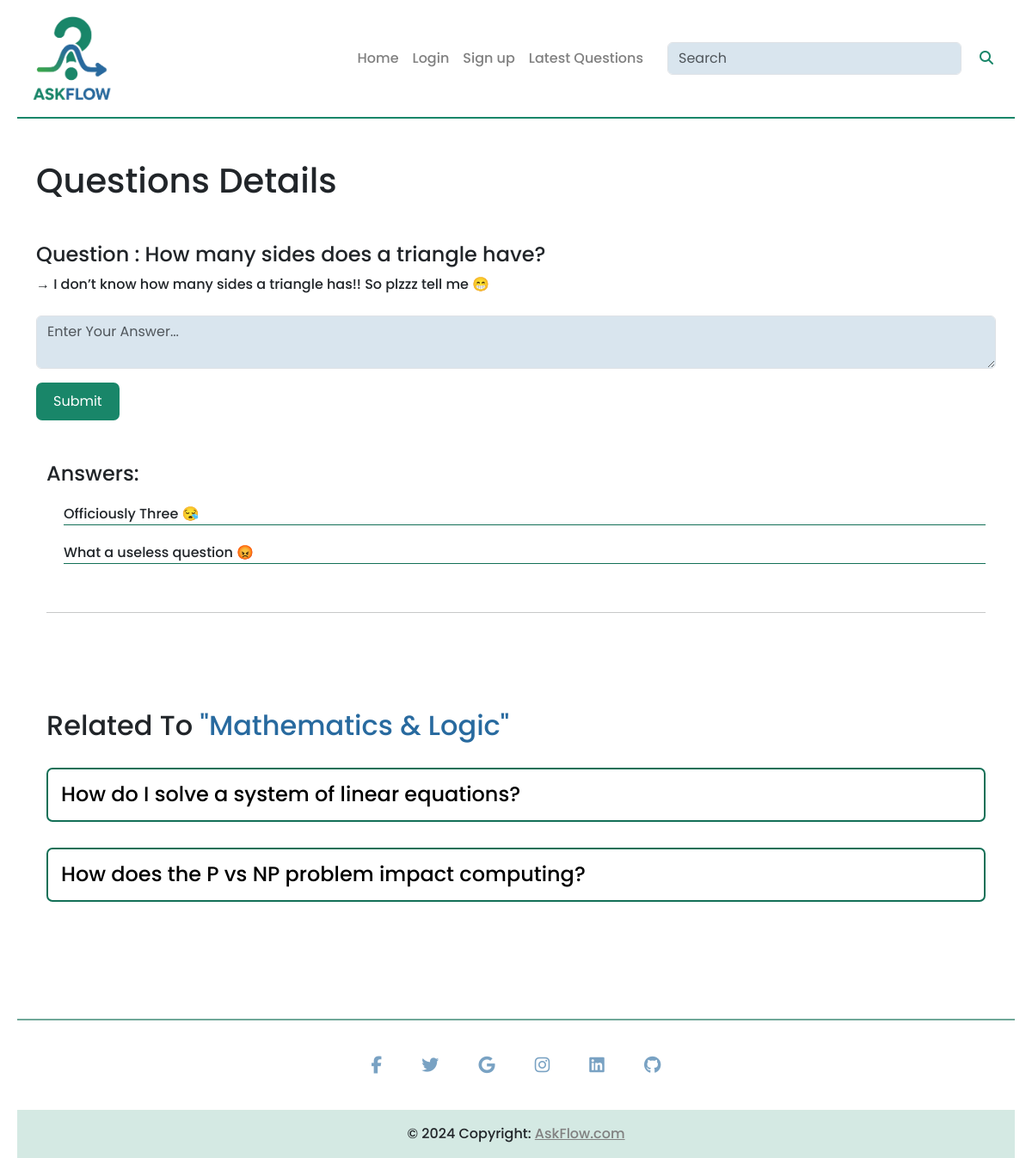
Page /?question-id=1 on the committed database.
### tables this page shows
CREATE TABLE `questions` (
  `id` int(11) NOT NULL,
  `title` varchar(100) NOT NULL,
  `description` varchar(300) NOT NULL,
  `category_id` int(100) NOT NULL,
  `user_id` int(100) NOT NULL
);

CREATE TABLE `answers` (
  `id` int(11) NOT NULL,
  `answer` varchar(300) NOT NULL,
  `question_id` int(100) NOT NULL,
  `user_id` int(100) NOT NULL
);

CREATE TABLE `categories` (
  `id` int(11) NOT NULL,
  `name` varchar(250) NOT NULL
);

### client/answer.php (the view)
<div class="container answers">
    <h4 class="mt-5">Answers: </h4>
    <?php
    $query = "SELECT * FROM `answers` WHERE question_id = $qid";
    $rezult = mysqli_query($con,$query);
    if(mysqli_num_rows($rezult) === 0) {
        echo "<div class='no-answers'>
                    <h6>No Answers Yet</h6>
                </div>";
    } else {
        foreach ($rezult as $row) {
            $answer = $row["answer"];
            echo "<p>$answer</p>";
        }
    }
    ?>
    <br><hr>
    <div class="mt-5 pt-5 relquestion">
        <?php
        $categoryQuery = "SELECT name FROM `categories` WHERE id = $cid";
        $categoryRezult = mysqli_query($con,$categoryQuery);
        $categoryRow = mysqli_fetch_assoc($categoryRezult);
        echo "<h2 class='mt-3'>Related To <span style='color:rgb(40, 106, 159)';>\"".$categoryRow["name"]."\"</span></h2>";
        $query = "SELECT * FROM `questions` WHERE category_id = $cid AND id != $qid";
        $rezult = mysqli_query($con,$query);
        foreach($rezult as $row) {
            $title = $row["title"];
            $qid = $row["id"];
            echo "<div><a href='?question-id=$qid'><h4>$title</h4></a></div>";
        }
        ?>
    </div>
</div>

### client/question-detail.php (shortened to what this page needs)
<div class="question-post container mb-5 mt-5">
    <h1 class="mb-4 mt-5 pb-4">Questions Details</h1>
     <?php
     include "./server/config.php";
     $qid = $_GET["question-id"];
     $query = "SELECT * FROM `questions` WHERE id = $qid";
     $rezult = mysqli_query($con,$query);
     $row = mysqli_fetch_assoc($rezult);
     $cid = $row["category_id"];
     echo "<h4>Question : ".$row["title"]."</h4>";
     echo "<p>".$row["description"]."</p>";
     ?>
     <form action="./server/requests.php" method="post">
     <textarea placeholder="Enter Your Answer..." class="form-control mb-3 mt-4" name="answer"></textarea>
     <button>Submit</button>
     </form>
     <?php include "answer.php"; ?>
</div>

### public/style.css (style rules this page uses)
body { font-family: "Poppins", sans-serif !important; font-weight: 500 !important; font-style: normal !important; }
.questions a , .relquestion a { text-decoration: none; color: black; }
.questions h4, .relquestion h4 { margin: 30px 0; border: 2px solid #137057; padding: 15px; border-radius: 7px; display: flex; justify-content: space-between; }
.answers { margin-bottom: 17vh; }
.answers p { margin-top: 20px; border-bottom: 1px solid #137057; margin-left: 20px; }
.main-container input,.main-container textarea,.main-container select { background-color: #286a9f2d !important; }
form button, .question-post button { background-color: #198669; color: white; outline: none; padding: 10px 20px; border-radius: 7px; border: none; }

### rows in the picture
questions: title "How many sides does a triangle have?", description "→ I don’t know how many sides a triangle has!! So plzzz tell me 😁"
answers: answer "Officiously Three 😪"
answers: answer "What a useless question 😡"
categories: name "Mathematics & Logic"
questions: title "How do I solve a system of linear equations?"
questions: title "How does the P vs NP problem impact computing?"
